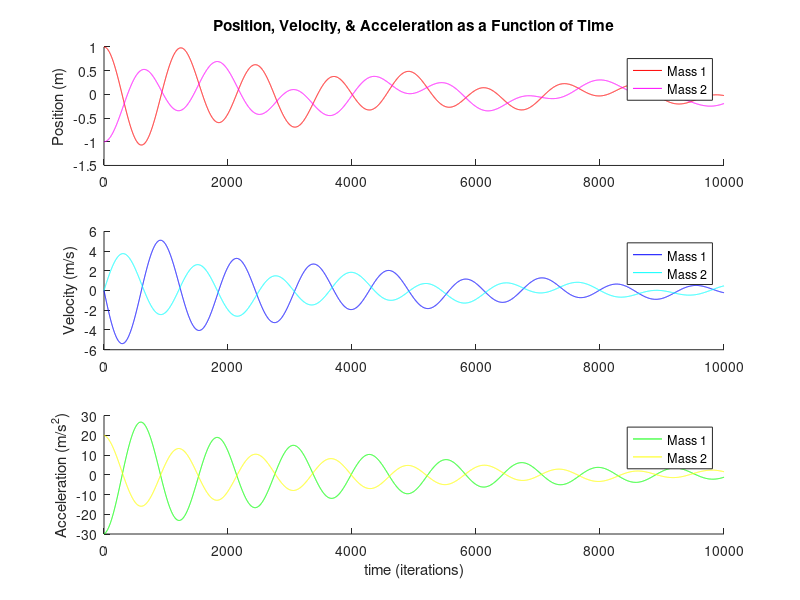

This figure's MATLAB source:
% Caleb Williams (5/9/19)
% Calculates the position, velocity, and acceleration as a function of time
% of a system of carts connected by springs and dashpots. Euler's Method is
% used to solve the equations of motion numerically.
clear all; close all; clc;
tic

% Problem parameters
k1=50; % cart 1 spring constant (N/m)
k2=50; % cart 2 spring constant (N/m)
b1=1; % cart 1 viscous damping coefficient (kg/s)
b2=1; % cart 2 viscous damping coefficient (kg/s)
m1=5; % cart 1 mass (kg)
m2=5; % cart 2 mass (kg)
x10=1; % cart 1 initial position (m)
x20=-1; % cart 2 initial position (m)
v10=0; % cart 1 initial velocity (m/s)
v20=0; % cart 2 initial velocity (m/s)

% Set time step stuff
simTime=10; % simulation time (s)
tStep=0.001; % simulation time step
iterations=simTime/tStep;
t=0:iterations;

% Pre-allocate variables for speed and add initial conditions
x1=zeros(iterations,1);
x1(1,:)=x10;
x2=zeros(iterations,1);
x2(1,:)=x20;
v1=zeros(iterations,1);
v1(1,:)=v10;
v2=zeros(iterations,1);
v2(1,:)=v20;
a1=zeros(iterations,1);
a1(1,:)=-(b1*v10-b2*(v20-v10)+k1*x10-k2*(x20-x10))/m1;
a2=zeros(iterations,1);
a2(1,:)=-(b2*(v20-v10)+k2*(x20-x10))/m2;

% Solve the ODE's with Euler's Method
for n=2:(iterations+1)
  x1(n,:)=x1(n-1,:)+v1(n-1,:)*tStep; % cart 1 position
  x2(n,:)=x2(n-1,:)+v2(n-1,:)*tStep; % cart 2 position
  v1(n,:)=v1(n-1,:)+a1(n-1,:)*tStep; % cart 1 velocity
  v2(n,:)=v2(n-1,:)+a2(n-1,:)*tStep; % cart 2 velocity
  % Find cart accelerations
  a1(n,:)=-(b1*v1(n,:)-b2*(v2(n,:)-v1(n,:))+k1*x1(n,:)-k2*(x2(n,:)-x1(n,:)))/m1;
  a2(n,:)=-(b2*(v2(n,:)-v1(n,:))+k2*(x2(n,:)-x1(n,:)))/m2;
end


% Plot results
subplot(3,1,1)
hold on;
plot(t',x1,'r')
plot(t',x2,'m')
ylabel('Position (m)')
title('Position, Velocity, & Acceleration as a Function of Time')
legend('Mass 1','Mass 2')
subplot(3,1,2)
hold on;
plot(t',v1,'b')
plot(t',v2,'c')
ylabel('Velocity (m/s)')
legend('Mass 1','Mass 2')
subplot(3,1,3)
hold on;
plot(t',a1,'g')
plot(t',a2,'y')
ylabel('Acceleration (m/s^2)')
xlabel('time (iterations)')
legend('Mass 1','Mass 2')

toc

